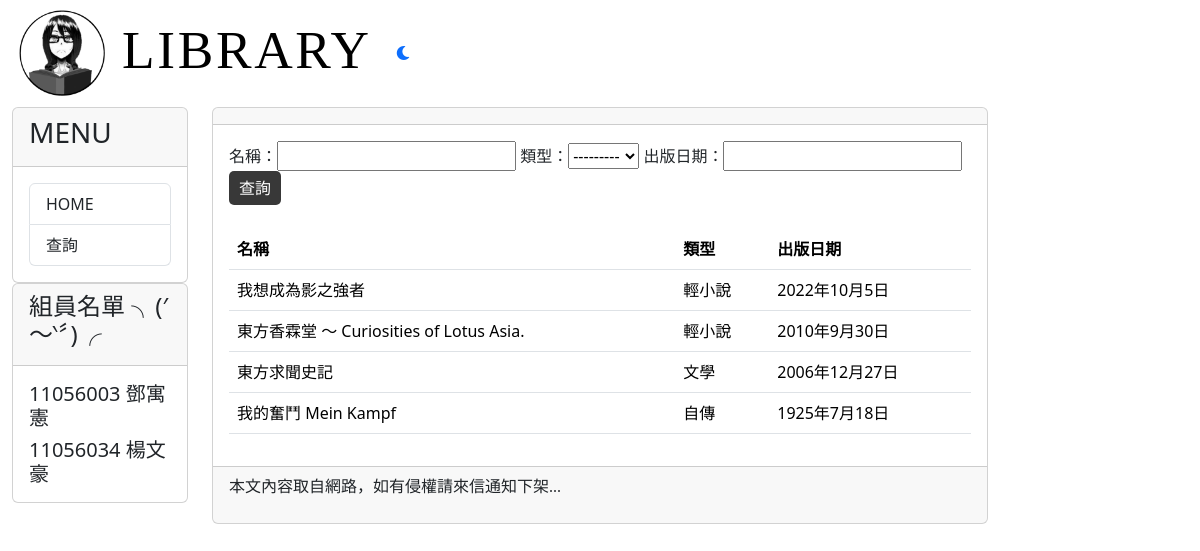
Before: /filter/ with the older database file.
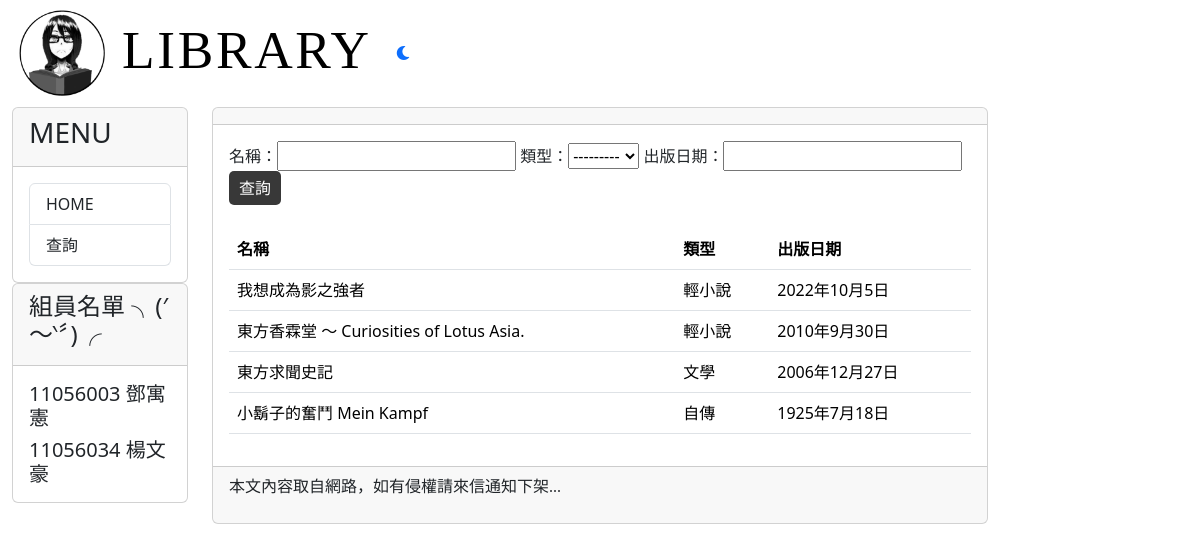
After: the same page with the newer database file.
### mysite/models.py (models this page shows, shortened)
class Post(models.Model): #簡介用
    GENRE_CHOICES = (
        ('Literature', '文學'),
        ('Light Novel', '輕小說'),
        ('History', '歷史'),
        ('Biography', '自傳'),
        ('Philosophy', '哲學'),
    )
    title = models.CharField(max_length = 200)
    genre = models.CharField(max_length=20, choices=GENRE_CHOICES, default = '類型?')
    author = models.CharField(max_length = 200, default = 'who?')
    slug = models.CharField(max_length = 200)
    chapter = models.CharField(max_length = 200, default='有幾本?')
    body = models.TextField(max_length = 100000)
    pub_date = models.CharField(max_length = 200)
    image_url = models.URLField(blank=True, null=True)
    class Meta:
        ordering = ('-pub_date', )

### mysite/views.py (the view)
# urls.py: path('filter/', mv.filter, name="filter"),
def filter(request):
    book = Post.objects.all()
    bookFilter = BookFilter(queryset=book)
    if request.method == "POST":
        bookFilter = BookFilter(request.POST, queryset=book)
    context = {
        'bookFilter': bookFilter
    }
    return render(request, 'filter.html', context)

### mysite/cxt_processor.py (called while the page is built)
def theme(request):
    if 'is_dark_theme' in request.session:
        is_dark_theme = request.session.get('is_dark_theme')
        return{'is_dark_theme': is_dark_theme}
    return {'is_dark_theme':False}

### templates/filter.html (shortened to what this page needs)
{% extends 'base2.html' %}
{% block content %}
<form method='POST'>
    名稱：{{ bookFilter.form.title }}
    類型：{{ bookFilter.form.genre }}
    出版日期：{{ bookFilter.form.pub_date }}
    <input type="submit" class="btn btn-primary" value="查詢" />
</form>
<br />
<table class="table">
    <thead>
        <th>名稱</th>
        <th>類型</th>
        <th>出版日期</th>
    </thead>
    <tbody>
        {% for book in bookFilter.qs %}
        <tr>
            <td>{{ book.title }}</td>
            <td>{{ book.get_genre_display }}</td>
            <td>{{ book.pub_date }}</td>
        </tr>
        {% endfor %}
    </tbody>
</table>
{% endblock  %}

Changed rows visible on the page:
changed Post "自傳": title "我的奮鬥 Mein Kampf" → "小鬍子的奮鬥 Mein Kampf"
